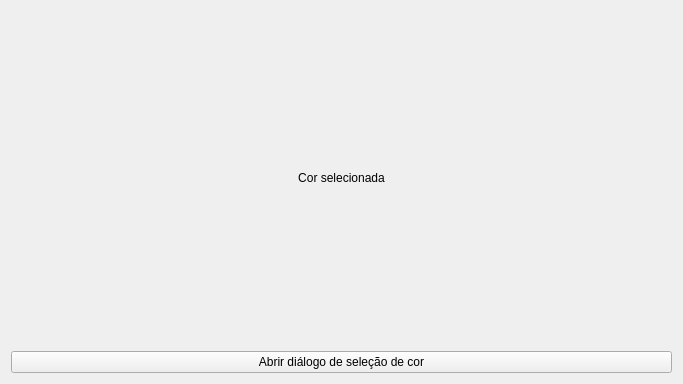
<?xml version="1.0" encoding="UTF-8"?>
<ui version="4.0">
 <class>MainWidget</class>
 <widget class="QWidget" name="MainWidget">
  <property name="geometry">
   <rect>
    <x>0</x>
    <y>0</y>
    <width>683</width>
    <height>384</height>
   </rect>
  </property>
  <property name="minimumSize">
   <size>
    <width>683</width>
    <height>384</height>
   </size>
  </property>
  <property name="maximumSize">
   <size>
    <width>683</width>
    <height>384</height>
   </size>
  </property>
  <property name="windowTitle">
   <string>PySide2 QColorDialog().</string>
  </property>
  <property name="windowIcon">
   <iconset>
    <normaloff>../../../../images/icons/icon.png</normaloff>../../../../images/icons/icon.png</iconset>
  </property>
  <layout class="QVBoxLayout" name="verticalLayout">
   <item>
    <widget class="QLabel" name="label">
     <property name="autoFillBackground">
      <bool>true</bool>
     </property>
     <property name="text">
      <string>Cor selecionada</string>
     </property>
     <property name="alignment">
      <set>Qt::AlignCenter</set>
     </property>
    </widget>
   </item>
   <item>
    <widget class="QPushButton" name="button">
     <property name="text">
      <string>Abrir diálogo de seleção de cor</string>
     </property>
    </widget>
   </item>
  </layout>
 </widget>
 <resources/>
 <connections/>
</ui>
